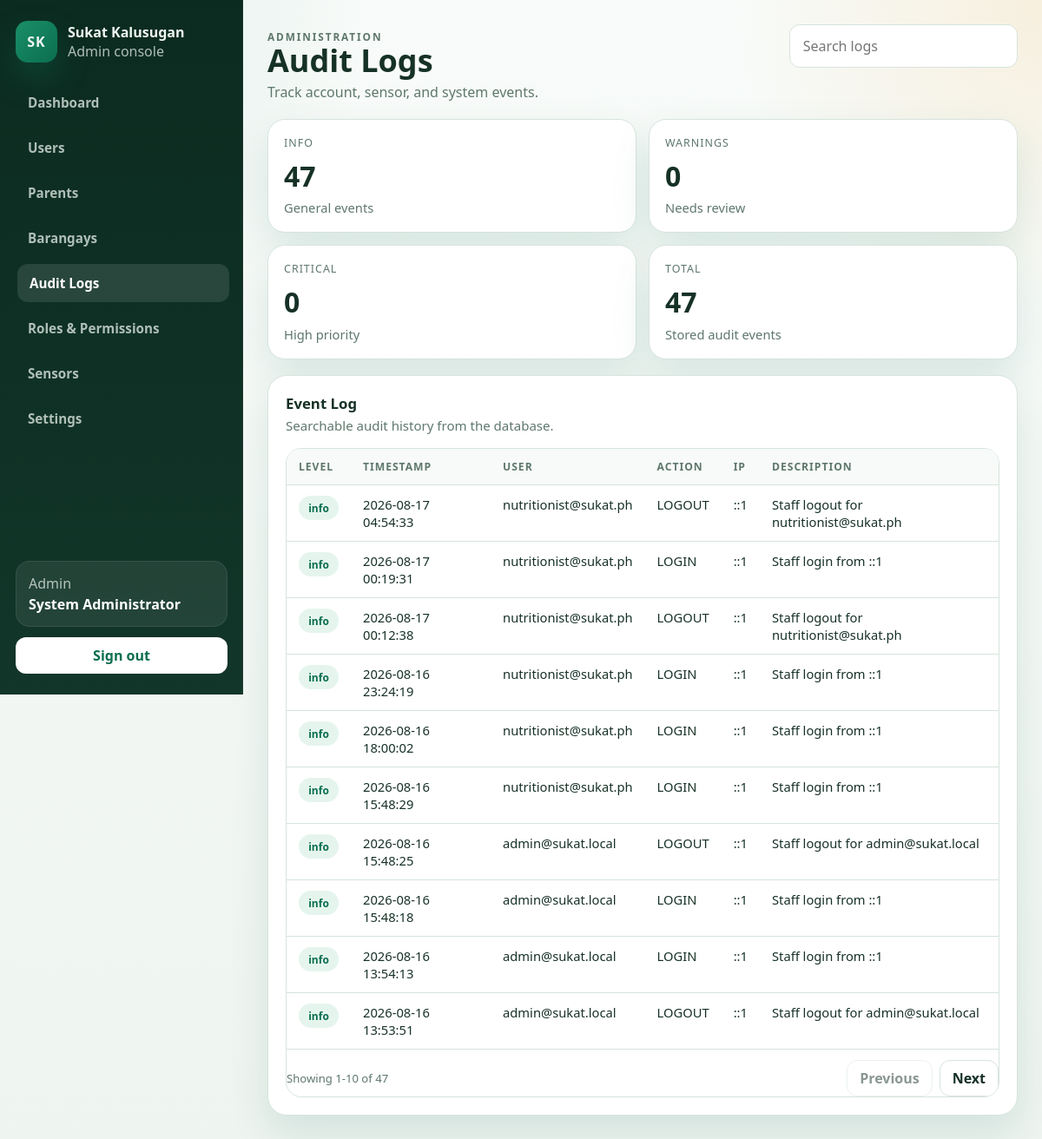
/admin/audit_logs.php (signed in), run on the app's committed database.
### tables this page shows
CREATE TABLE `audit_logs` (
  `id` int(10) UNSIGNED NOT NULL,
  `user_id` int(10) UNSIGNED DEFAULT NULL,
  `action` varchar(150) NOT NULL,
  `level` enum('info','warning','danger') NOT NULL DEFAULT 'info',
  `description` text DEFAULT NULL,
  `ip_address` varchar(45) DEFAULT NULL,
  `created_at` timestamp NOT NULL DEFAULT current_timestamp()
);

### public_html/admin/audit_logs.php (the view, shortened to what this page needs)
<?php
require_once __DIR__ . '/../includes/admin_helpers.php';
$levelCounts = [
    'info' => admin_scalar("SELECT COUNT(*) FROM audit_logs WHERE level = 'info'"),
    'warning' => admin_scalar("SELECT COUNT(*) FROM audit_logs WHERE level = 'warning'"),
    'danger' => admin_scalar("SELECT COUNT(*) FROM audit_logs WHERE level = 'danger'"),
];
$logs = admin_fetch_all(
    'SELECT a.id, a.action, a.level, a.description, a.ip_address, a.created_at, COALESCE(u.email, "System") AS actor
     FROM audit_logs a
     LEFT JOIN users u ON u.id = a.user_id
     ORDER BY a.created_at DESC, a.id DESC'
);
$actions = '<input class="admin-search" type="search" placeholder="Search logs" data-admin-filter="#audit-table">';
?>
<section class="admin-grid-cards">
    <article class="admin-card">
        <div class="admin-stat-label">Info</div>
        <div class="admin-stat-value"><?php echo (int)$levelCounts['info']; ?></div>
        <div class="admin-stat-note">General events</div>
    </article>
    <article class="admin-card">
        <div class="admin-stat-label">Warnings</div>
        <div class="admin-stat-value"><?php echo (int)$levelCounts['warning']; ?></div>
        <div class="admin-stat-note">Needs review</div>
    </article>
    <article class="admin-card">
        <div class="admin-stat-label">Critical</div>
        <div class="admin-stat-value"><?php echo (int)$levelCounts['danger']; ?></div>
        <div class="admin-stat-note">High priority</div>
    </article>
    <article class="admin-card">
        <div class="admin-stat-label">Total</div>
        <div class="admin-stat-value"><?php echo count($logs); ?></div>
        <div class="admin-stat-note">Stored audit events</div>
    </article>
</section>
<section class="admin-section">
    <div class="admin-section-head">
        <div>
            <h2 class="admin-section-title">Event Log</h2>
            <p class="admin-section-subtitle">Searchable audit history from the database.</p>
        </div>
    </div>
    <div class="admin-table-wrap">
        <table class="admin-table" id="audit-table">
            <thead>
                <tr>
                    <th>Level</th>
                    <th>Timestamp</th>
                    <th>User</th>
                    <th>Action</th>
                    <th>IP</th>
                    <th>Description</th>
                </tr>
            </thead>
            <tbody>
                <?php foreach ($logs as $log): ?>
                    <?php
                    $pillClass = $log['level'] === 'danger' ? 'is-danger' : ($log['level'] === 'warning' ? 'is-warn' : 'is-success');
                    ?>
                    <tr data-filter-text="<?php echo admin_e(strtolower($log['actor'] . ' ' . $log['action'] . ' ' . ($log['description'] ?? ''))); ?>">
                        <td><span class="admin-pill <?php echo $pillClass; ?>"><?php echo admin_e($log['level']); ?></span></td>
                        <td><?php echo admin_e((string)$log['created_at']); ?></td>
                        <td><?php echo admin_e($log['actor']); ?></td>
                        <td><?php echo admin_e($log['action']); ?></td>
                        <td><?php echo admin_e((string)($log['ip_address'] ?? 'n/a')); ?></td>
                        <td><?php echo admin_e($log['description'] ?? ''); ?></td>
                    </tr>
                <?php endforeach; ?>
            </tbody>
        </table>
    </div>
</section>

### public_html/assets/css/app.css (style rules this page uses)
:root { --bg: #f4f7f5; --surface: #ffffff; --surface-alt: #edf7f1; --border: #d8e4dd; --text: #173126; --muted: #5f766c; --primary: #0b6e4f; --primary-strong: #07513a; --accent: #f2a93b; --error: #c93b3b; --shadow: 0 30px 80px rgba(11, 110, 79, 0.12); --radius-xl: 32px; --radius-lg: 22px; --radius-md: 14px; --radius-sm: 10px; --font-display: "Trebuchet MS", "Segoe UI", sans-serif; --font-body: "Segoe UI", "Helvetica Neue", Arial, sans-serif; }
* { box-sizing: border-box; }
html, body { margin: 0; min-height: 100%; }
body { font-family: var(--font-body); color: var(--text); background: radial-gradient( circle at top left, rgba(11, 110, 79, 0.16), transparent 34% ), radial-gradient( circle at right 20%, rgba(242, 169, 59, 0.16), transparent 28% ), linear-gradient(180deg, #f7faf8 0%, var(--bg) 100%); }
button, input, textarea, select { font: inherit; }

### public_html/assets/css/admin.css (style rules this page uses)
:root { --admin-bg: #eef4f0; --admin-surface: #ffffff; --admin-surface-alt: #f7faf8; --admin-border: #d7e4dc; --admin-text: #163126; --admin-muted: #5e776c; --admin-primary: #0b6e4f; --admin-primary-soft: #dff1ea; --admin-accent: #f2a93b; --admin-danger: #c93b3b; --admin-shadow: 0 20px 45px rgba(11, 110, 79, 0.12); }
.admin-page { background: radial-gradient(circle at top left, rgba(11, 110, 79, 0.12), transparent 24%), radial-gradient(circle at right top, rgba(242, 169, 59, 0.14), transparent 20%), linear-gradient(180deg, #f8fbf9 0%, var(--admin-bg) 100%); }
.admin-grid-cards { display: grid; grid-template-columns: repeat(4, minmax(0, 1fr)); gap: 14px; }
.admin-card { background: var(--admin-surface); border: 1px solid var(--admin-border); border-radius: 20px; padding: 18px; box-shadow: var(--admin-shadow); }
.admin-stat-label { font-size: 0.78rem; text-transform: uppercase; letter-spacing: 0.08em; color: var(--admin-muted); }
.admin-stat-value { margin-top: 0.5rem; font-size: 2rem; font-weight: 800; color: var(--admin-text); }
.admin-stat-note { margin-top: 0.35rem; color: var(--admin-muted); font-size: 0.92rem; }
.admin-section { background: var(--admin-surface); border: 1px solid var(--admin-border); border-radius: 22px; padding: 20px; box-shadow: var(--admin-shadow); }
.admin-section-head { display: flex; align-items: center; justify-content: space-between; gap: 12px; margin-bottom: 16px; }
.admin-section-title { margin: 0; color: var(--admin-text); font-size: 1.05rem; }
.admin-section-subtitle { margin: 0.25rem 0 0; color: var(--admin-muted); font-size: 0.94rem; }
.admin-table-wrap { overflow: auto; border: 1px solid var(--admin-border); border-radius: 18px; }
.admin-table { width: 100%; border-collapse: collapse; background: #fff; }
.admin-table thead { background: var(--admin-surface-alt); }
.admin-table th, .admin-table td { padding: 12px 14px; border-bottom: 1px solid var(--admin-border); text-align: left; vertical-align: top; font-size: 0.92rem; }
.admin-table th { color: var(--admin-muted); font-size: 0.76rem; letter-spacing: 0.08em; text-transform: uppercase; }
.admin-pill { display: inline-flex; align-items: center; gap: 6px; padding: 0.35rem 0.7rem; border-radius: 999px; font-size: 0.75rem; font-weight: 700; }
.admin-pill.is-success { background: #e5f5ee; color: var(--admin-primary); }
.admin-search { flex: 1 1 260px; border: 1px solid var(--admin-border); border-radius: 12px; padding: 0.82rem 0.95rem; background: #fff; }
@media (max-width: 1200px) { .admin-grid-cards, .admin-grid-3, .admin-grid-6 { grid-template-columns: repeat(2, minmax(0, 1fr)); } }

### data on the page
audit_logs: level "info", created_at "2026-08-17 04:54:33", actor "nutritionist@sukat.ph", action "LOGOUT", ip_address "::1", description "Staff logout for nutritionist@sukat.ph"
audit_logs: level "info", created_at "2026-08-17 00:19:31", actor "nutritionist@sukat.ph", action "LOGIN", ip_address "::1", description "Staff login from ::1"
audit_logs: level "info", created_at "2026-08-17 00:12:38", actor "nutritionist@sukat.ph", action "LOGOUT", ip_address "::1", description "Staff logout for nutritionist@sukat.ph"
audit_logs: level "info", created_at "2026-08-16 23:24:19", actor "nutritionist@sukat.ph", action "LOGIN", ip_address "::1", description "Staff login from ::1"
audit_logs: level "info", created_at "2026-08-16 18:00:02", actor "nutritionist@sukat.ph", action "LOGIN", ip_address "::1", description "Staff login from ::1"
audit_logs: level "info", created_at "2026-08-16 15:48:29", actor "nutritionist@sukat.ph", action "LOGIN", ip_address "::1", description "Staff login from ::1"
audit_logs: level "info", created_at "2026-08-16 15:48:25", actor "admin@sukat.local", action "LOGOUT", ip_address "::1", description "Staff logout for admin@sukat.local"
audit_logs: level "info", created_at "2026-08-16 15:48:18", actor "admin@sukat.local", action "LOGIN", ip_address "::1", description "Staff login from ::1"
audit_logs: level "info", created_at "2026-08-16 13:54:13", actor "admin@sukat.local", action "LOGIN", ip_address "::1", description "Staff login from ::1"
audit_logs: level "info", created_at "2026-08-16 13:53:51", actor "admin@sukat.local", action "LOGOUT", ip_address "::1", description "Staff logout for admin@sukat.local"

### other printed values
admin_e($item['label']) "Dashboard"
admin_e($item['label']) "Users"
admin_e($item['label']) "Parents"
admin_e($item['label']) "Barangays"
admin_e($item['label']) "Audit Logs"
admin_e($item['label']) "Roles & Permissions"
admin_e($item['label']) "Sensors"
admin_e($item['label']) "Settings"
admin_e(ucfirst($userRole)) "Admin"
admin_e($userName) "System Administrator"
admin_e($title) "Audit Logs"
admin_e($subtitle) "Track account, sensor, and system events."
$levelCounts['info'] "47"
$levelCounts['warning'] "0"
$levelCounts['danger'] "0"
